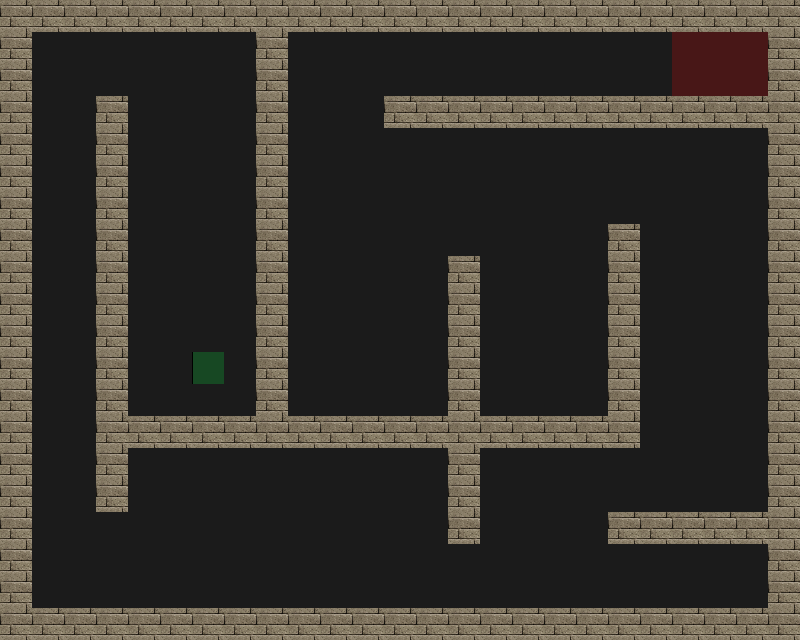

The image is a tile-based game level rendered from a .tmx file. Its description and complete source (layers, tilesets, objects, tile grids) follow:
An orthogonal 25x20 tile map with 32x32 px tiles, 4 tile layers (Road, Wall, Utility, Trap), 4 tilesets.

<map version="1.0.0" orientation="orthogonal" renderorder="right-down" width="25" height="20" tilewidth="32" tileheight="32" nextobjectid="1">
 <tileset firstgid="1" source="tilesets/meta.tsx" />
 <tileset firstgid="3" source="tilesets/road.tsx" />
 <tileset firstgid="4" source="tilesets/traps.tsx" />
 <tileset firstgid="196" source="tilesets/wallsandroofs.tsx" />
 <layer name="Road" width="25" height="20">
  <data encoding="csv">
3,3,3,3,3,3,3,3,3,3,3,3,3,3,3,3,3,3,3,3,3,3,3,3,3,
3,3,3,3,3,3,3,3,3,3,3,3,3,3,3,3,3,3,3,3,3,3,3,3,3,
3,3,3,3,3,3,3,3,3,3,3,3,3,3,3,3,3,3,3,3,3,3,3,3,3,
3,3,3,3,3,3,3,3,3,3,3,3,3,3,3,3,3,3,3,3,3,3,3,3,3,
3,3,3,3,3,3,3,3,3,3,3,3,3,3,3,3,3,3,3,3,3,3,3,3,3,
3,3,3,3,3,3,3,3,3,3,3,3,3,3,3,3,3,3,3,3,3,3,3,3,3,
3,3,3,3,3,3,3,3,3,3,3,3,3,3,3,3,3,3,3,3,3,3,3,3,3,
3,3,3,3,3,3,3,3,3,3,3,3,3,3,3,3,3,3,3,3,3,3,3,3,3,
3,3,3,3,3,3,3,3,3,3,3,3,3,3,3,3,3,3,3,3,3,3,3,3,3,
3,3,3,3,3,3,3,3,3,3,3,3,3,3,3,3,3,3,3,3,3,3,3,3,3,
3,3,3,3,3,3,3,3,3,3,3,3,3,3,3,3,3,3,3,3,3,3,3,3,3,
3,3,3,3,3,3,3,3,3,3,3,3,3,3,3,3,3,3,3,3,3,3,3,3,3,
3,3,3,3,3,3,3,3,3,3,3,3,3,3,3,3,3,3,3,3,3,3,3,3,3,
3,3,3,3,3,3,3,3,3,3,3,3,3,3,3,3,3,3,3,3,3,3,3,3,3,
3,3,3,3,3,3,3,3,3,3,3,3,3,3,3,3,3,3,3,3,3,3,3,3,3,
3,3,3,3,3,3,3,3,3,3,3,3,3,3,3,3,3,3,3,3,3,3,3,3,3,
3,3,3,3,3,3,3,3,3,3,3,3,3,3,3,3,3,3,3,3,3,3,3,3,3,
3,3,3,3,3,3,3,3,3,3,3,3,3,3,3,3,3,3,3,3,3,3,3,3,3,
3,3,3,3,3,3,3,3,3,3,3,3,3,3,3,3,3,3,3,3,3,3,3,3,3,
3,3,3,3,3,3,3,3,3,3,3,3,3,3,3,3,3,3,3,3,3,3,3,3,3
</data>
 </layer>
 <layer name="Wall" width="25" height="20">
  <data encoding="csv">
261,261,261,261,261,261,261,261,261,261,261,261,261,261,261,261,261,261,261,261,261,261,261,261,261,
261,0,0,0,0,0,0,0,261,0,0,0,0,0,0,0,0,0,0,0,0,0,0,0,261,
261,0,0,0,0,0,0,0,261,0,0,0,0,0,0,0,0,0,0,0,0,0,0,0,261,
261,0,0,261,0,0,0,0,261,0,0,0,261,261,261,261,261,261,261,261,261,261,261,261,261,
261,0,0,261,0,0,0,0,261,0,0,0,0,0,0,0,0,0,0,0,0,0,0,0,261,
261,0,0,261,0,0,0,0,261,0,0,0,0,0,0,0,0,0,0,0,0,0,0,0,261,
261,0,0,261,0,0,0,0,261,0,0,0,0,0,0,0,0,0,0,0,0,0,0,0,261,
261,0,0,261,0,0,0,0,261,0,0,0,0,0,0,0,0,0,0,261,0,0,0,0,261,
261,0,0,261,0,0,0,0,261,0,0,0,0,0,261,0,0,0,0,261,0,0,0,0,261,
261,0,0,261,0,0,0,0,261,0,0,0,0,0,261,0,0,0,0,261,0,0,0,0,261,
261,0,0,261,0,0,0,0,261,0,0,0,0,0,261,0,0,0,0,261,0,0,0,0,261,
261,0,0,261,0,0,0,0,261,0,0,0,0,0,261,0,0,0,0,261,0,0,0,0,261,
261,0,0,261,0,0,0,0,261,0,0,0,0,0,261,0,0,0,0,261,0,0,0,0,261,
261,0,0,261,261,261,261,261,261,261,261,261,261,261,261,261,261,261,261,261,0,0,0,0,261,
261,0,0,261,0,0,0,0,0,0,0,0,0,0,261,0,0,0,0,0,0,0,0,0,261,
261,0,0,261,0,0,0,0,0,0,0,0,0,0,261,0,0,0,0,0,0,0,0,0,261,
261,0,0,0,0,0,0,0,0,0,0,0,0,0,261,0,0,0,0,261,261,261,261,261,261,
261,0,0,0,0,0,0,0,0,0,0,0,0,0,0,0,0,0,0,0,0,0,0,0,261,
261,0,0,0,0,0,0,0,0,0,0,0,0,0,0,0,0,0,0,0,0,0,0,0,261,
261,261,261,261,261,261,261,261,261,261,261,261,261,261,261,261,261,261,261,261,261,261,261,261,261
</data>
 </layer>
 <layer name="Utility" width="25" height="20" opacity="0.99">
  <data encoding="csv">
0,0,0,0,0,0,0,0,0,0,0,0,0,0,0,0,0,0,0,0,0,0,0,0,0,
0,0,0,0,0,0,0,0,0,0,0,0,0,0,0,0,0,0,0,0,0,1,1,1,0,
0,0,0,0,0,0,0,0,0,0,0,0,0,0,0,0,0,0,0,0,0,1,1,1,0,
0,0,0,0,0,0,0,0,0,0,0,0,0,0,0,0,0,0,0,0,0,0,0,0,0,
0,0,0,0,0,0,0,0,0,0,0,0,0,0,0,0,0,0,0,0,0,0,0,0,0,
0,0,0,0,0,0,0,0,0,0,0,0,0,0,0,0,0,0,0,0,0,0,0,0,0,
0,0,0,0,0,0,0,0,0,0,0,0,0,0,0,0,0,0,0,0,0,0,0,0,0,
0,0,0,0,0,0,0,0,0,0,0,0,0,0,0,0,0,0,0,0,0,0,0,0,0,
0,0,0,0,0,0,0,0,0,0,0,0,0,0,0,0,0,0,0,0,0,0,0,0,0,
0,0,0,0,0,0,0,0,0,0,0,0,0,0,0,0,0,0,0,0,0,0,0,0,0,
0,0,0,0,0,0,0,0,0,0,0,0,0,0,0,0,0,0,0,0,0,0,0,0,0,
0,0,0,0,0,0,2,0,0,0,0,0,0,0,0,0,0,0,0,0,0,0,0,0,0,
0,0,0,0,0,0,0,0,0,0,0,0,0,0,0,0,0,0,0,0,0,0,0,0,0,
0,0,0,0,0,0,0,0,0,0,0,0,0,0,0,0,0,0,0,0,0,0,0,0,0,
0,0,0,0,0,0,0,0,0,0,0,0,0,0,0,0,0,0,0,0,0,0,0,0,0,
0,0,0,0,0,0,0,0,0,0,0,0,0,0,0,0,0,0,0,0,0,0,0,0,0,
0,0,0,0,0,0,0,0,0,0,0,0,0,0,0,0,0,0,0,0,0,0,0,0,0,
0,0,0,0,0,0,0,0,0,0,0,0,0,0,0,0,0,0,0,0,0,0,0,0,0,
0,0,0,0,0,0,0,0,0,0,0,0,0,0,0,0,0,0,0,0,0,0,0,0,0,
0,0,0,0,0,0,0,0,0,0,0,0,0,0,0,0,0,0,0,0,0,0,0,0,0
</data>
 </layer>
 <layer name="Trap" width="25" height="20" opacity="0.99">
  <data encoding="csv">
0,0,0,0,0,0,0,0,0,0,0,0,0,0,0,0,0,0,0,0,0,0,0,0,0,
0,0,0,0,0,0,0,0,0,0,0,0,0,0,0,0,0,0,0,0,0,0,0,0,0,
0,0,0,0,0,0,0,0,0,0,0,0,0,0,0,0,0,0,0,0,0,0,0,0,0,
0,0,0,0,0,0,0,0,0,0,0,0,0,0,0,0,0,0,0,0,0,0,0,0,0,
0,0,0,0,0,0,0,0,0,0,0,0,0,0,0,0,0,0,0,0,0,0,0,0,0,
0,0,0,0,0,0,0,0,0,0,0,0,0,0,0,0,0,0,0,0,0,0,0,0,0,
0,0,0,0,0,0,0,0,0,0,0,0,0,0,0,0,0,0,0,0,0,0,0,0,0,
0,0,0,0,0,0,0,0,0,0,0,0,0,0,0,0,0,0,0,0,0,0,0,0,0,
0,0,0,0,0,0,0,0,0,0,0,0,0,0,0,0,0,0,0,0,0,0,0,0,0,
0,0,0,0,0,0,0,0,0,0,0,0,0,0,0,0,0,0,0,0,0,0,0,0,0,
0,0,0,0,0,0,0,0,0,0,0,0,0,0,0,0,0,0,0,0,0,0,0,0,0,
0,0,0,0,0,0,0,0,0,0,0,0,0,0,0,0,0,0,0,0,0,0,0,0,0,
0,0,0,0,0,0,0,0,0,0,0,0,0,0,0,0,0,0,0,0,0,0,0,0,0,
0,0,0,0,0,0,0,0,0,0,0,0,0,0,0,0,0,0,0,0,0,0,0,0,0,
0,0,0,0,0,0,0,0,0,0,0,0,0,0,0,0,0,0,0,0,0,0,0,0,0,
0,0,0,0,0,0,0,0,0,0,0,0,0,0,0,0,0,0,0,0,0,0,0,0,0,
0,0,0,0,0,0,0,0,0,0,0,0,0,0,0,0,0,0,0,0,0,0,0,0,0,
0,0,0,0,0,0,0,0,0,0,0,0,0,0,0,0,0,0,0,0,0,0,0,0,0,
0,0,0,0,0,0,0,0,0,0,0,0,0,0,0,0,0,0,0,0,0,0,0,0,0,
0,0,0,0,0,0,0,0,0,0,0,0,0,0,0,0,0,0,0,0,0,0,0,0,0
</data>
 </layer>
</map>
